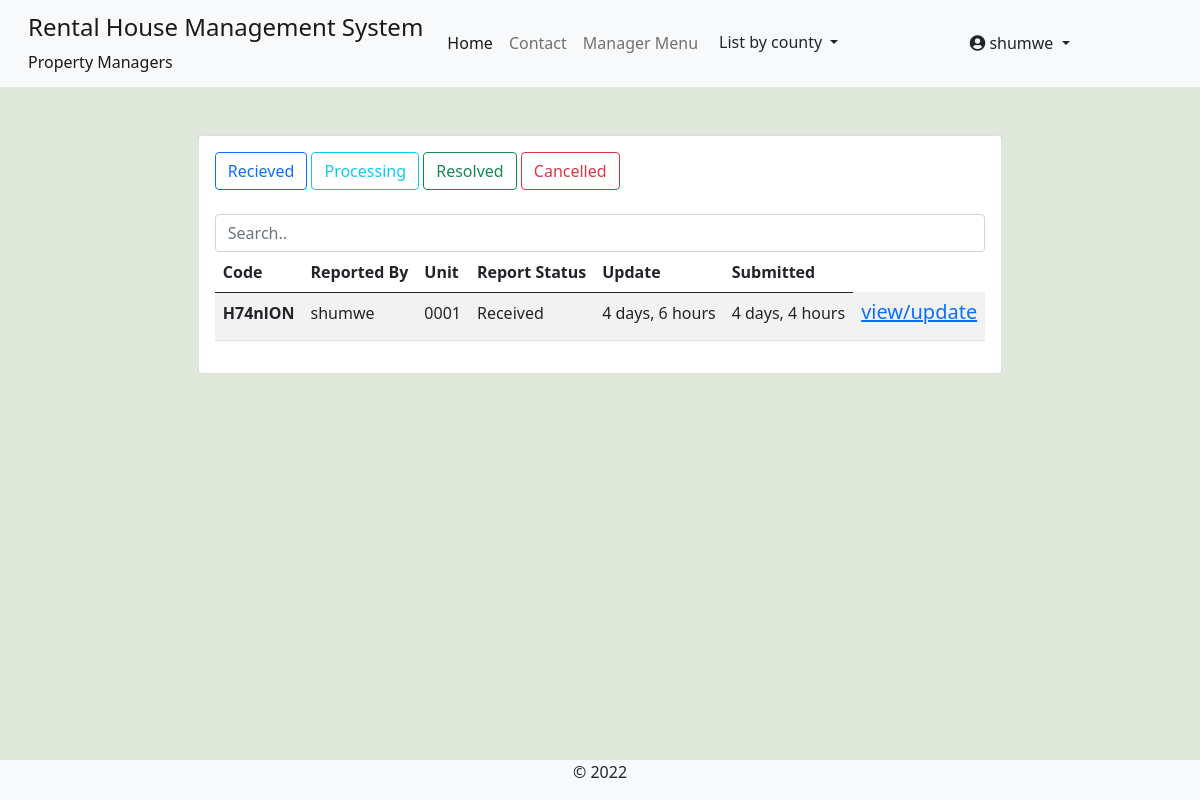
The page /crm/reports/building/niagra-bumnsd-sd-djks/ (signed in) on the database its author committed.
### accounts/models.py (models this page shows, shortened)
class User(AbstractUser):
    avatar = models.ImageField(upload_to=get_avatar_path, default='no-avatar.png')
    is_verified = models.BooleanField(default=False)
    is_tenant = models.BooleanField(default=False)
    is_manager = models.BooleanField(default=False)

class Tenants(models.Model):
    associated_account = models.OneToOneField(User, on_delete=models.CASCADE, verbose_name='Associated account')
    full_name = models.CharField(max_length=100)
    id_number = models.CharField(max_length=10)
    id_front = models.ImageField(upload_to=get_user_docs_path, blank=True)
    id_back = models.ImageField(upload_to=get_user_docs_path, blank=True)
    active_phone_number = models.CharField(max_length=14, null=True, blank=True)
    policy_agreement = models.BooleanField(default=False)
    rented_unit = models.ForeignKey(RentalUnit, on_delete=models.CASCADE, null=True, blank=True)
    moved_in = models.BooleanField(default=False)
    move_in_date = models.DateTimeField(null=True, blank=True)
    created = models.DateTimeField(default=datetime.now)
    updated = models.DateTimeField(auto_now=True)
    class Meta:
        verbose_name_plural = 'Tenants'

### complaints/models.py (models this page shows, shortened)
class UnitReport(models.Model):
    STATUS_CHOICES = (
        ('rc', 'Received'),
        ('pr', 'Processing'),
        ('rs', 'Resolved'),
        ('dr', 'Dropped'),
    )
    code = models.CharField(max_length=10, unique=True, null=True, blank=True)
    reported_by = models.ForeignKey(Tenants, on_delete=models.DO_NOTHING)
    unit = models.ForeignKey(RentalUnit, on_delete=models.DO_NOTHING)
    report_type = models.ForeignKey(UnitReportType, on_delete=models.DO_NOTHING)
    status = models.CharField(max_length=5, default='rr', choices=STATUS_CHOICES)
    desc = models.TextField(verbose_name="Describe the situation", max_length=255)
    created = models.DateTimeField(default=datetime.now)
    updated = models.DateTimeField(auto_now=True)
    class Meta:
        verbose_name_plural = 'Reports By Tenants'

### rental_property/models.py (models this page shows, shortened)
class RentalUnit(models.Model):
    MAINTANANCE_STATUS_CHOICES = [
        ('nm', 'Needs Inspection'),
        ('ip', 'Initiating Inspection'),
        ('ir', 'Maintanance In Progress'),
        ('op', 'No Active Reports'),
    ]
    STATUS_CHOICES = [
        ('occupied', 'Currently Occupied'),
        ('ready', 'Ready To Move In'),
        ('hold', 'On Hold'),
        ('maintanance', 'Under Maintanance'),
    ]
    building = models.ForeignKey(Building, on_delete=models.CASCADE)
    unit_type = models.ForeignKey(UnitType, on_delete=models.CASCADE)
    added_by = models.ForeignKey(User, on_delete=models.CASCADE)
    unit_number = models.CharField(max_length=50)
    slug = models.SlugField(max_length=50, unique=True, blank=True, null=True, help_text='This field is autogenerated')
    bathrooms = models.PositiveIntegerField()
    bedrooms = models.PositiveIntegerField()
    dimension = models.CharField(max_length=50)
    kitchen = models.BooleanField(default=True)
    status = models.CharField(max_length=20, choices=STATUS_CHOICES)
    maintanance_status = models.CharField(max_length=6, choices=MAINTANANCE_STATUS_CHOICES, default='op')
    total_occupants = models.PositiveIntegerField(help_text="Number of people in the unit", null=True, blank=True)
    water_available = models.BooleanField(default=True)
    electricity_available = models.BooleanField(default=True)
    added = models.DateTimeField(default=datetime.now)
    updated = models.DateTimeField(auto_now=True)
    class Meta:
        unique_together = ('building', 'unit_number')

### complaints/views.py (the view)
# urls.py: path('reports/building/<slug:building_slug>/', views.view_reports, name='reports'),
@login_required
@user_passes_test(lambda user: user.is_manager==True, login_url='available-units')
def view_reports(request, building_slug):
    building = Building.objects.get(slug=building_slug)
    status = request.GET.get('status', 'received')
    if status == 'received':
        reports = UnitReport.objects.filter(unit__building=building, status='rc')
    elif status == 'processing':
        reports = UnitReport.objects.filter(unit__building=building, status='pr')
    elif status == 'cancelled':
        reports = UnitReport.objects.filter(unit__building=building, status='dr')
    elif status == 'resolved':
        reports = UnitReport.objects.filter(unit__building=building, status='rs')
    else:
        reports = UnitReport.objects.filter(unit__building=building)
    context = {'reports': reports, 'building': building,}
    return render(request, 'complaints/reports-by-building.html', context)

### rental_property/context_processors.py (called while the page is built)
def counties_links(request):
    county_links = Counties.objects.all()
    return dict(county_links=county_links)

def my_managed_buildings(request):
    user_instance = request.user
    if user_instance.is_authenticated:
        manager_instance = Managers.objects.filter(associated_account=user_instance)[:1]
        managed_buildings = Building.objects.filter(manager=manager_instance)
        return dict(managed_buildings=managed_buildings)
    else:
        return {'False': False,}

### rental_property/models.py (called while the page is built)
    def get_url(self):
        return reverse('by-county', args=[self.slug])

### complaints/templates/complaints/reports-by-building.html (shortened to what this page needs)
{% extends 'base.html' %}
{% load crispy_forms_tags %}
{% block content %}
<div class="container-fluid">
<section class="container d-flex justify-content-center p-5">
    <div class="row">
            <div class="card card-body">
                <div class="d-grid gap-2 d-md-block">
                    <a href="?status=received" type="button" class="btn btn-outline-primary" role="button">Recieved</a>
                    <a href="?status=processing" type="button" class="btn btn-outline-info" role="button">Processing</a>
                    <a href="?status=resolved" type="button" class="btn btn-outline-success" role="button">Resolved</a>
                    <a href="?status=cancelled" type="button" class="btn btn-outline-danger" role="button">Cancelled</a>
                  </div>
                <input class="form-control" id="myInput" type="text" placeholder="Search..">
                <table class="table table-striped table-hover">
                    <thead>
                      <tr>
                        <th scope="col">Code</th>
                        <th scope="col">Reported By</th>
                        <th scope="col"> Unit </th>
                        <th scope="col">Report Status</th>
                        <th scope="col">Update</th>
                        <th scope="col">Submitted</th>
                      </tr>
                    </thead>
                    <tbody id='ourTable'>
                        {% for report in reports %}
                      <tr>
                        <th scope="row">{{ report.code }}</th>
                        <td>{{ report.reported_by.associated_account.username }}</td>
                        <td>{{ report.reported_by.rented_unit.unit_number }} </td>
                        <td> {{ report.get_status_display}} </td>
                        <td>{{ report.created|timesince }}</td>
                        <td>{{ report.updated|timesince }}</td>
                        <td><a href="{% url 'view-update-reports' report.unit.building.slug report.unit.slug report.code %}">
                          <h5> view/update </h5> </a></td>
                      </tr>
                      {% endfor %}
                    </tbody>
                </table>
        </div>
    </div>
    </div>
{% endblock %}

### templates/base.html (shortened to what this page needs)
{% load static %}
{% load i18n %}
<!doctype html>
<html lang="en">
  <head>
    <link href="https://cdn.jsdelivr.net/npm/bootstrap@5.0.2/dist/css/bootstrap.min.css" rel="stylesheet">
    <link type="text/css" href="{% static 'css/main.css' %}" rel="stylesheet">
    <link rel="stylesheet" href="https://cdnjs.cloudflare.com/ajax/libs/font-awesome/4.7.0/css/font-awesome.min.css">
    <link rel="stylesheet" href="https://pro.fontawesome.com/releases/v5.11.2/css/all.css">
  </head>
  <body class="d-flex flex-column min-vh-100" style="background-color: #dfe8da;">
    <nav class="navbar navbar-expand-lg navbar-light bg-light" aria-label="main-nav">
        <div class="container-fluid">
          <a class="navbar-brand align" href="#">
                <div class="d-flex">
                    <div class="ms-3 d-flex flex-column">
                        <div class="h4">Rental House Management System </div>
                        <div class="fs-6">Property Managers</div>
                    </div>
                </div>
            </a>
            <div class="collapse navbar-collapse" id="mynav">
                <ul class="navbar-nav mb-lg-0">
                    <li class="nav-item"> <a class="nav-link active" aria-current="page" href="{% url 'operational-buildings' %}">Home</a> </li>
                    <li class="nav-item"> <a class="nav-link" aria-current="page" href="{% url 'core:contact' %}">Contact</a> </li>
                    {% if user.is_manager %}
                    <li class="nav-item"> <a class="nav-link" data-bs-toggle="offcanvas" href="#hrmsCanvas" role="button" aria-controls="hrmsCanvas">Manager Menu</a> </li>
                    {% endif %}
                    <li class="nav-item">
                      <div class="dropdown">
                        <button class="btn dropdown-toggle" type="button" id="dropdownMenuButton" data-bs-toggle="dropdown" aria-haspopup="true" aria-expanded="false">
                          List by county
                        </button>
                      </div>
                    </li>
                </ul>
                </div>
                {% if request.user.is_authenticated %}
                <div class="collapse navbar-collapse" id="mynav">
                  <div class="dropdown">
                    <a href="#" class="btn dropdown-toggle" type="button" id="dropdownMenuButton" data-bs-toggle="dropdown" aria-haspopup="true" aria-expanded="false">
                      <em class="fas fa-user-circle"></em> {{ request.user.username }}
                    </a>
                  </div>
                </div>
                {% endif %}
            </div>
    </nav>
    {% block content %}	{% endblock content%}
    <footer class="mt-auto bg-light">
        <p class="text-center ">&copy; 2022</p>
  </footer>
  </body>
</html>

### static/css/main.css (style rules this page uses)
:root { --header-height: 3rem; --nav-width: 68px; --first-color-light: #AFA5D9; --white-color: #F7F6FB; --body-font: 'Nunito', sans-serif; --normal-font-size: 1rem; --z-fixed: 100 }

### rows shown on the page
User: user.username "shumwe"
UnitReport: code "H74nlON", reported_by.associated_account.username "shumwe", reported_by.rented_unit.unit_number "0001", status "Received", created "4 days, 6 hours", updated "4 days, 4 hours"
